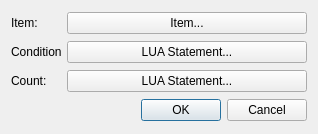
<?xml version="1.0" encoding="UTF-8"?>
<ui version="4.0">
 <class>vendorconditionselecter</class>
 <widget class="QDialog" name="vendorconditionselecter">
  <property name="geometry">
   <rect>
    <x>0</x>
    <y>0</y>
    <width>318</width>
    <height>134</height>
   </rect>
  </property>
  <property name="windowTitle">
   <string>Dialog</string>
  </property>
  <layout class="QVBoxLayout" name="verticalLayout">
   <item>
    <layout class="QHBoxLayout" name="horizontalLayout">
     <item>
      <widget class="QLabel" name="label">
       <property name="maximumSize">
        <size>
         <width>50</width>
         <height>16777215</height>
        </size>
       </property>
       <property name="text">
        <string>Item:</string>
       </property>
      </widget>
     </item>
     <item>
      <widget class="QPushButton" name="itemButton">
       <property name="text">
        <string>Item...</string>
       </property>
      </widget>
     </item>
    </layout>
   </item>
   <item>
    <layout class="QHBoxLayout" name="horizontalLayout_2">
     <item>
      <widget class="QLabel" name="label_2">
       <property name="maximumSize">
        <size>
         <width>50</width>
         <height>16777215</height>
        </size>
       </property>
       <property name="text">
        <string>Condition:</string>
       </property>
      </widget>
     </item>
     <item>
      <widget class="QPushButton" name="conditionCode">
       <property name="text">
        <string>LUA Statement...</string>
       </property>
      </widget>
     </item>
    </layout>
   </item>
   <item>
    <layout class="QHBoxLayout" name="horizontalLayout_3">
     <item>
      <widget class="QLabel" name="label_3">
       <property name="maximumSize">
        <size>
         <width>50</width>
         <height>16777215</height>
        </size>
       </property>
       <property name="text">
        <string>Count:</string>
       </property>
      </widget>
     </item>
     <item>
      <widget class="QPushButton" name="countCode">
       <property name="text">
        <string>LUA Statement...</string>
       </property>
      </widget>
     </item>
    </layout>
   </item>
   <item>
    <widget class="QDialogButtonBox" name="buttonBox">
     <property name="orientation">
      <enum>Qt::Horizontal</enum>
     </property>
     <property name="standardButtons">
      <set>QDialogButtonBox::Cancel|QDialogButtonBox::Ok</set>
     </property>
    </widget>
   </item>
  </layout>
 </widget>
 <resources/>
 <connections>
  <connection>
   <sender>buttonBox</sender>
   <signal>accepted()</signal>
   <receiver>vendorconditionselecter</receiver>
   <slot>accept()</slot>
   <hints>
    <hint type="sourcelabel">
     <x>248</x>
     <y>254</y>
    </hint>
    <hint type="destinationlabel">
     <x>157</x>
     <y>274</y>
    </hint>
   </hints>
  </connection>
  <connection>
   <sender>buttonBox</sender>
   <signal>rejected()</signal>
   <receiver>vendorconditionselecter</receiver>
   <slot>reject()</slot>
   <hints>
    <hint type="sourcelabel">
     <x>316</x>
     <y>260</y>
    </hint>
    <hint type="destinationlabel">
     <x>286</x>
     <y>274</y>
    </hint>
   </hints>
  </connection>
 </connections>
</ui>
